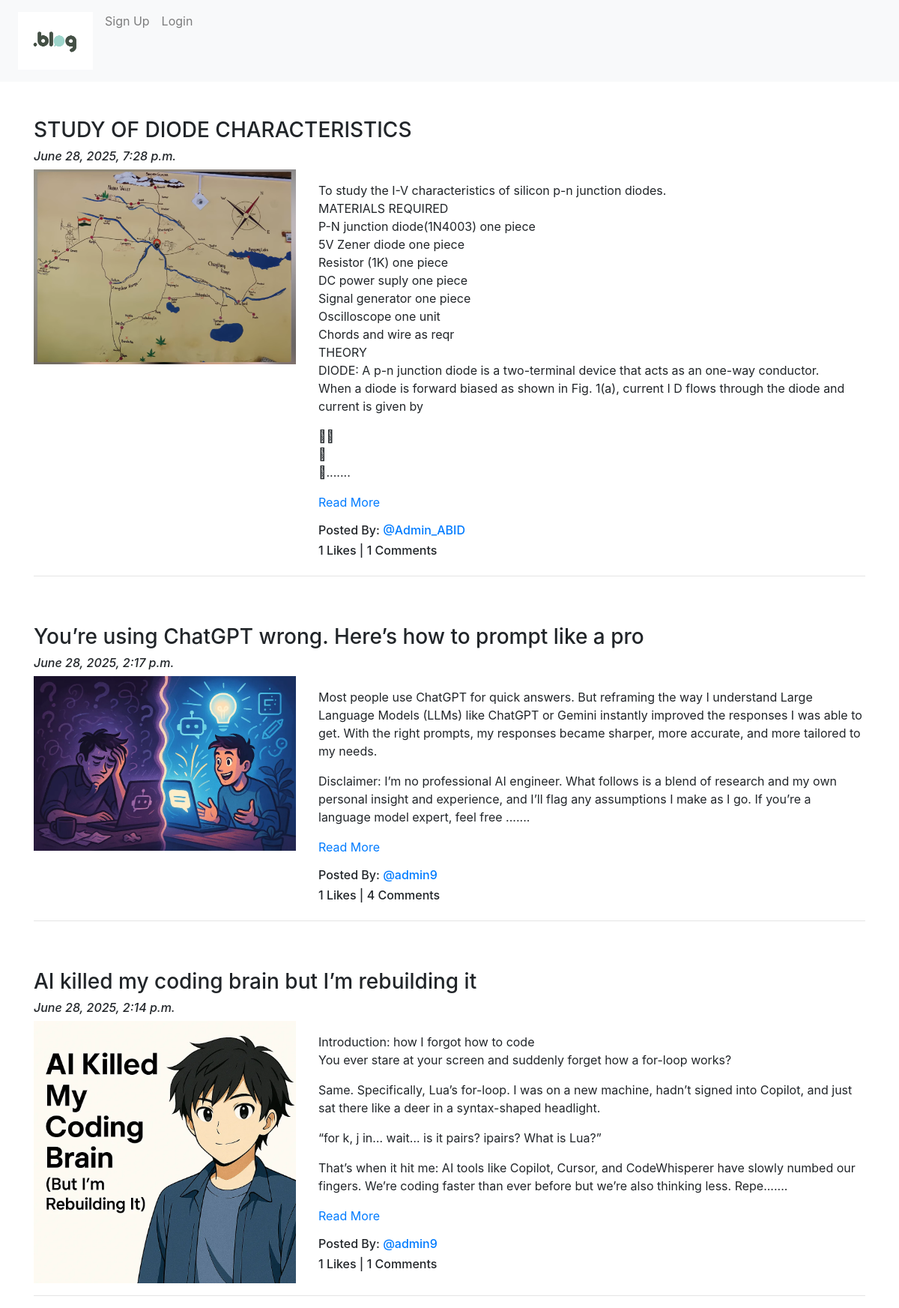
Screenshot of /blog/ with the database file from the repository.
### App_Blog/models.py (models this page shows, shortened)
class Blog(models.Model):
    author = models.ForeignKey(User,on_delete=models.CASCADE,related_name='post_author')
    blog_title = models.CharField(max_length=264,verbose_name='Title')
    slug = models.SlugField(max_length=264, unique=True)
    blog_content = models.TextField(verbose_name="What's on your mind?")
    blog_image = models.ImageField(upload_to='blog_images',verbose_name='Image')
    publish_date = models.DateTimeField(auto_now_add=True)
    update_date = models.DateTimeField(auto_now=True)
    class Meta:
        ordering = ('-publish_date',)

### App_Blog/views.py (the view)
# urls.py: path('', views.BlogList.as_view(), name="blog_list"),
class BlogList(ListView):
    context_object_name = 'blogs'
    model = Blog
    template_name = 'App_Blog/blog_list.html'

### App_Blog/templatetags/custom_filters.py (called while the page is built)
def range_filter(value):
    return value[0:500] + "......."

### templates/App_Blog/blog_list.html (shortened to what this page needs)
{% extends 'base.html' %}
{% load custom_filters %}
{% block body_block %}
{% for blog in blogs %}
<br>
<br>
<h3>{{blog.blog_title}}</h3>
<h6><i>{{blog.publish_date}}</i></h6>
<div class="row">
    <div class="col-sm-4">
        <img src="/media/{{blog.blog_image}}" alt="{{blog.blog_title}}" title="{{blog.blog_title}}" width="100%">
    </div>
    <div class="col-sm-8">
        {% if blog.slug %}
    <p>{{ blog.blog_content|range_filters|linebreaks }}
       <a href="{% url 'App_Blog:blog_details' slug=blog.slug %}">Read More</a>
    </p>
{% else %}
    <p>{{ blog.blog_content|range_filters|linebreaks }}</p>
{% endif %}
        <h6>Posted By: <a href="{% url 'App_Blog:my_blogs'%}">@{{blog.author}}</a></h6>
        <h6>{{blog.liked_blog.count}} Likes | {{blog.blog_comment.count}} Comments</h6>
    </div>
</div>
<hr>
{% endfor %}
{% endblock %}

### templates/base.html (shortened to what this page needs)
<!DOCTYPE html>
<html lang="en">
<head>
    <link rel="stylesheet" href="https://cdn.jsdelivr.net/npm/bootstrap@4.6.2/dist/css/bootstrap.min.css">
<link rel="stylesheet" href="https://cdnjs.cloudflare.com/ajax/libs/font-awesome/6.7.2/css/all.min.css" />
</head>
<body>
<nav class="navbar navbar-expand-lg navbar-light bg-light">
    <ul class="navbar-nav mr-auto">
      <li class="nav-item active">
        <a class="nav-link" href="{% url 'index' %}"><img src="/media/logo.png" width="100px"></a>
      </li>
        {% if user.is_authenticated %}
         <a class="nav-link dropdown-toggle" href="#" id="navbardrop" data-toggle="dropdown">@{{user.username}} </a>
        <div class="dropdown-menu">
         </li><li class="nav-item ">
        <a class="nav-link" href="{% url 'App_Blog:create_blog' %}">Write Blog </a>
      </li>
            <li class="nav-item ">
        <a class="nav-link" href="{% url 'App_Blog:my_blogs' %}">My Blogs </a>
      </li>
        </li><li class="nav-item ">
        <a class="nav-link" href="{% url 'App_Login:profile' %}">Profile </a>
            <hr>
        </li>
            <li class="nav-item ">
        <a class="nav-link" href="{% url 'App_Login:logout' %}">Logout </a>
      </li>
        </div>
        {% else %}
        <li class="nav-item ">
        <a class="nav-link" href="{% url 'App_Login:signup' %}">Sign Up </a>
        <li class="nav-item ">
        <a class="nav-link" href="{% url 'App_Login:login' %}">Login </a>
      </li>
       {% endif%}
    </ul>
</nav>
<div class="container pt-20">
    {% block body_block %}
    {% endblock %}
</div>
</body>
</html>

### rows the page displays
Blog: blog_title "STUDY OF DIODE CHARACTERISTICS", publish_date "June 28, 2025, 7:28 p.m.", blog_image (picture), blog_content|range_filters "To study the I-V characteristics of silicon p-n junction diodes. MATERIALS REQUIRED P-N junction diode(1N4003) one piece 5V Zener diode one piece Resistor (1K) one piece DC power suply one piece Signal generator one piece Oscilloscope one unit Chords and wire as reqr THEORY DIODE: A p-n junction diode is a two-terminal device that acts as an one-way conductor. When a diode is forward biased as shown in Fig. 1(a), current I D flows through the diode and current is given by .......", author "Admin_ABID", liked_blog.count "1", blog_comment.count "1"
Blog: blog_title "You’re using ChatGPT wrong. Here’s how to prompt like a pro", publish_date "June 28, 2025, 2:17 p.m.", blog_image (picture), blog_content|range_filters "Most people use ChatGPT for quick answers. But reframing the way I understand Large Language Models (LLMs) like ChatGPT or Gemini instantly improved the responses I was able to get. With the right prompts, my responses became sharper, more accurate, and more tailored to my needs. Disclaimer: I’m no professional AI engineer. What follows is a blend of research and my own personal insight and experience, and I’ll flag any assumptions I make as I go. If you’re a language model expert, feel free .......", author "admin9", liked_blog.count "1", blog_comment.count "4"
Blog: blog_title "AI killed my coding brain but I’m rebuilding it", publish_date "June 28, 2025, 2:14 p.m.", blog_image (picture), blog_content|range_filters "Introduction: how I forgot how to code You ever stare at your screen and suddenly forget how a for-loop works? Same. Specifically, Lua’s for-loop. I was on a new machine, hadn’t signed into Copilot, and just sat there like a deer in a syntax-shaped headlight. “for k, j in… wait… is it pairs? ipairs? What is Lua?” That’s when it hit me: AI tools like Copilot, Cursor, and CodeWhisperer have slowly numbed our fingers. We’re coding faster than ever before but we’re also thinking less. Repe.......", author "admin9", liked_blog.count "1", blog_comment.count "1"
